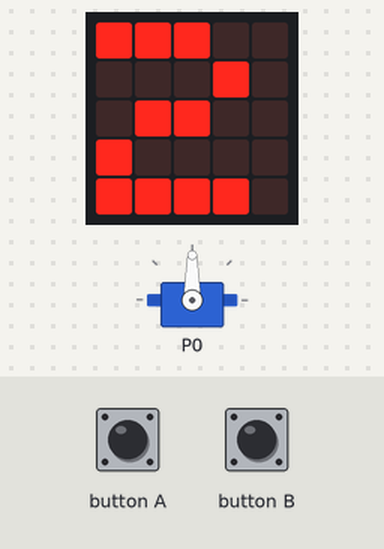
Bench run of a program on a simulated BBC micro:bit (MakeCode). Shown: servo, the board's 5×5 LED display. Inputs (shaded band) come from the test bench.

Above: at 1.2 s.
1.3 s: button A pressed for 0.15 s
At 2.6 s:
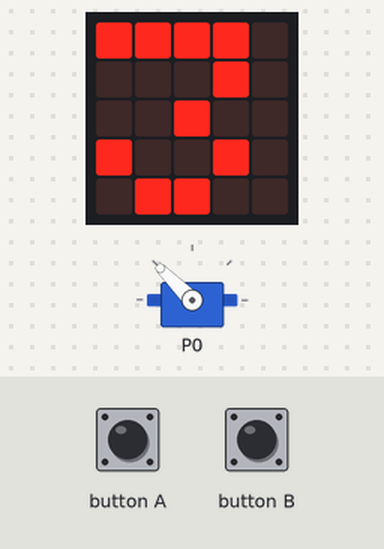
3.0 s: button A pressed for 0.15 s
At 4.7 s:
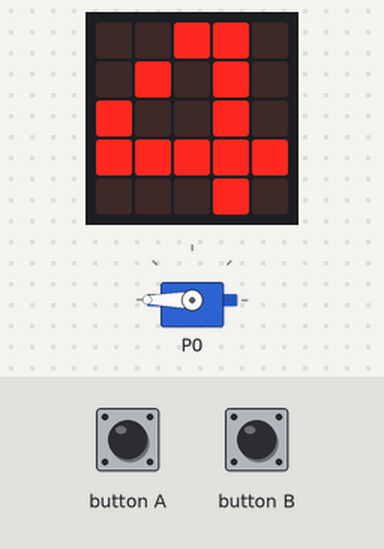
5.3 s: button B pressed for 0.15 s
At 6.8 s:
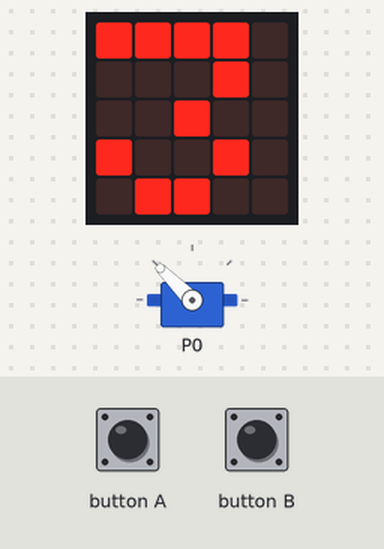
7.6 s: button B pressed 2 times (0.12 s each, 0.3 s apart)
At 8.9 s:
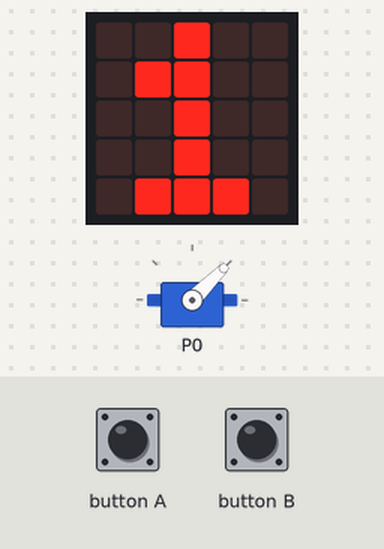
9.9 s: button B pressed for 0.15 s
At 11.0 s:
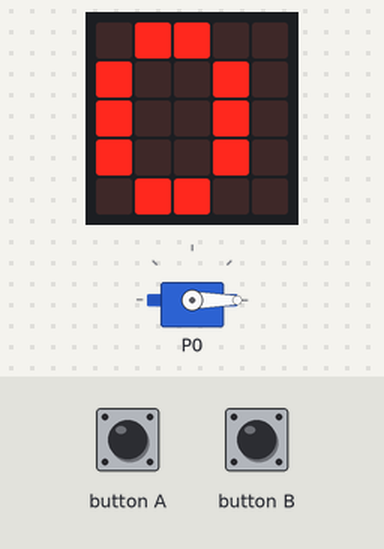
Timing chart, 0 to 12.9 s (numbered marks = the images above; inputs shaded):
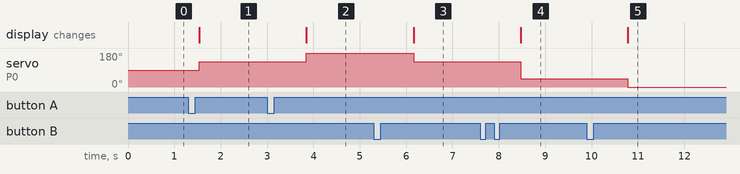

Measured:
- after the input at 1.3 s, servo on P0: 90° → 135° after 0.24 s; the display: changes after 0.24 s (image 1)
- after the input at 3.0 s, servo on P0: 135° → 180° after 0.85 s; the display: changes after 0.85 s (image 2)
- after the input at 5.3 s, servo on P0: 180° → 135° after 0.86 s; the display: changes after 0.86 s (image 3)
- after the input at 7.6 s, servo on P0: 135° → 45° after 0.87 s; the display: changes after 0.87 s (image 4)
- after the input at 9.9 s, servo on P0: 45° → 0° after 0.88 s; the display: changes after 0.88 s (image 5)

The program:

MiniServo.py
```python
angle = 90

def on_button_pressed_a():
    global angle
    angle = Math.min(180,angle+45)
input.on_button_pressed(Button.A, on_button_pressed_a)

def on_button_pressed_b():
    global angle
    angle = Math.max(0,angle-45)
input.on_button_pressed(Button.B, on_button_pressed_b)

def on_forever():
    pins.servo_write_pin(AnalogPin.P0, angle)
    basic.show_number(angle / 45)
basic.forever(on_forever)
```
